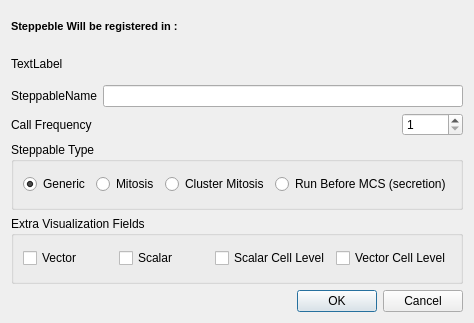
<?xml version="1.0" encoding="UTF-8"?>
<ui version="4.0">
 <class>SteppableGenerator</class>
 <widget class="QDialog" name="SteppableGenerator">
  <property name="geometry">
   <rect>
    <x>0</x>
    <y>0</y>
    <width>421</width>
    <height>323</height>
   </rect>
  </property>
  <property name="windowTitle">
   <string>Generate Steppable</string>
  </property>
  <layout class="QVBoxLayout" name="verticalLayout_2">
   <item>
    <layout class="QVBoxLayout" name="verticalLayout">
     <item>
      <widget class="QLabel" name="label_2">
       <property name="text">
        <string>&lt;!DOCTYPE HTML PUBLIC &quot;-//W3C//DTD HTML 4.0//EN&quot; &quot;http://www.w3.org/TR/REC-html40/strict.dtd&quot;&gt;
&lt;html&gt;&lt;head&gt;&lt;meta name=&quot;qrichtext&quot; content=&quot;1&quot; /&gt;&lt;style type=&quot;text/css&quot;&gt;
p, li { white-space: pre-wrap; }
&lt;/style&gt;&lt;/head&gt;&lt;body style=&quot; font-family:'MS Shell Dlg 2'; font-size:8.25pt; font-weight:400; font-style:normal;&quot;&gt;
&lt;p style=&quot; margin-top:0px; margin-bottom:0px; margin-left:0px; margin-right:0px; -qt-block-indent:0; text-indent:0px;&quot;&gt;&lt;span style=&quot; font-size:8pt; font-weight:600;&quot;&gt;Steppeble Will be registered in :&lt;/span&gt;&lt;/p&gt;&lt;/body&gt;&lt;/html&gt;</string>
       </property>
      </widget>
     </item>
     <item>
      <widget class="QLabel" name="mainScriptLB">
       <property name="text">
        <string>TextLabel</string>
       </property>
      </widget>
     </item>
    </layout>
   </item>
   <item>
    <layout class="QGridLayout" name="gridLayout">
     <item row="0" column="0">
      <widget class="QLabel" name="label">
       <property name="text">
        <string>SteppableName</string>
       </property>
      </widget>
     </item>
     <item row="0" column="1" colspan="2">
      <widget class="QLineEdit" name="steppebleNameLE"/>
     </item>
     <item row="1" column="0">
      <widget class="QLabel" name="label_3">
       <property name="text">
        <string>Call Frequency</string>
       </property>
      </widget>
     </item>
     <item row="1" column="1">
      <spacer name="horizontalSpacer_2">
       <property name="orientation">
        <enum>Qt::Horizontal</enum>
       </property>
       <property name="sizeHint" stdset="0">
        <size>
         <width>40</width>
         <height>20</height>
        </size>
       </property>
      </spacer>
     </item>
     <item row="1" column="2">
      <widget class="QSpinBox" name="freqSB">
       <property name="minimum">
        <number>1</number>
       </property>
       <property name="maximum">
        <number>10000</number>
       </property>
       <property name="singleStep">
        <number>1</number>
       </property>
       <property name="value">
        <number>1</number>
       </property>
      </widget>
     </item>
    </layout>
   </item>
   <item>
    <widget class="QGroupBox" name="groupBox">
     <property name="title">
      <string>Steppable Type</string>
     </property>
     <layout class="QHBoxLayout" name="horizontalLayout">
      <item>
       <widget class="QRadioButton" name="genericLB">
        <property name="text">
         <string>Generic</string>
        </property>
        <property name="checked">
         <bool>true</bool>
        </property>
       </widget>
      </item>
      <item>
       <widget class="QRadioButton" name="mitosisRB">
        <property name="text">
         <string>Mitosis</string>
        </property>
       </widget>
      </item>
      <item>
       <widget class="QRadioButton" name="clusterMitosisRB">
        <property name="text">
         <string>Cluster Mitosis</string>
        </property>
       </widget>
      </item>
      <item>
       <widget class="QRadioButton" name="runBeforeMCSRB">
        <property name="text">
         <string>Run Before MCS (secretion)</string>
        </property>
       </widget>
      </item>
     </layout>
    </widget>
   </item>
   <item>
    <widget class="QGroupBox" name="groupBox_2">
     <property name="toolTip">
      <string>You can add extra visualization fields here.
The fields will be managed from Python</string>
     </property>
     <property name="title">
      <string>Extra Visualization Fields</string>
     </property>
     <layout class="QHBoxLayout" name="horizontalLayout_2">
      <item>
       <widget class="QCheckBox" name="vectorCB">
        <property name="text">
         <string>Vector</string>
        </property>
       </widget>
      </item>
      <item>
       <widget class="QCheckBox" name="scalarCB">
        <property name="text">
         <string>Scalar</string>
        </property>
       </widget>
      </item>
      <item>
       <widget class="QCheckBox" name="scalarCellLevelCB">
        <property name="text">
         <string>Scalar Cell Level</string>
        </property>
       </widget>
      </item>
      <item>
       <widget class="QCheckBox" name="vectorCellLevelCB">
        <property name="text">
         <string>Vector Cell Level</string>
        </property>
       </widget>
      </item>
     </layout>
    </widget>
   </item>
   <item>
    <layout class="QHBoxLayout" name="horizontalLayout_3">
     <item>
      <spacer name="horizontalSpacer">
       <property name="orientation">
        <enum>Qt::Horizontal</enum>
       </property>
       <property name="sizeHint" stdset="0">
        <size>
         <width>40</width>
         <height>20</height>
        </size>
       </property>
      </spacer>
     </item>
     <item>
      <widget class="QPushButton" name="okPB">
       <property name="text">
        <string>OK</string>
       </property>
      </widget>
     </item>
     <item>
      <widget class="QPushButton" name="cancelPB">
       <property name="text">
        <string>Cancel</string>
       </property>
      </widget>
     </item>
    </layout>
   </item>
  </layout>
 </widget>
 <resources/>
 <connections>
  <connection>
   <sender>cancelPB</sender>
   <signal>clicked()</signal>
   <receiver>SteppableGenerator</receiver>
   <slot>reject()</slot>
   <hints>
    <hint type="sourcelabel">
     <x>370</x>
     <y>225</y>
    </hint>
    <hint type="destinationlabel">
     <x>345</x>
     <y>236</y>
    </hint>
   </hints>
  </connection>
 </connections>
</ui>
